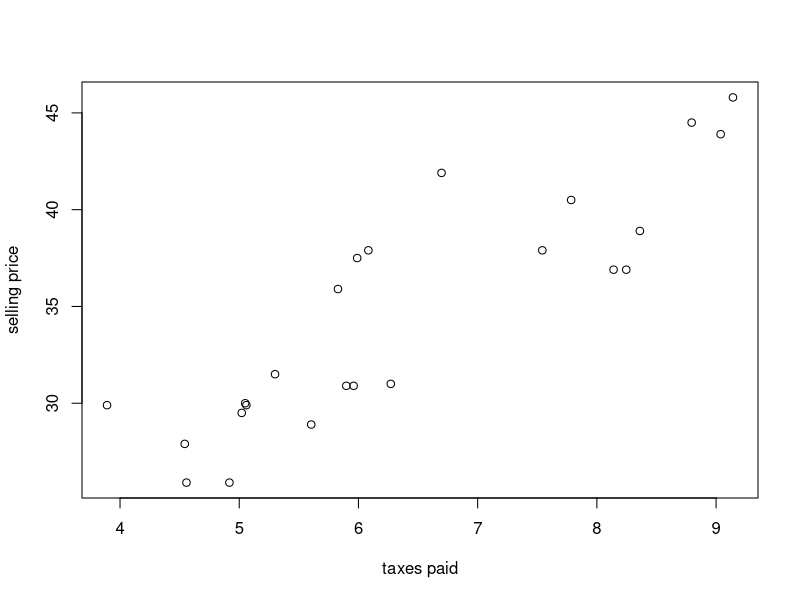
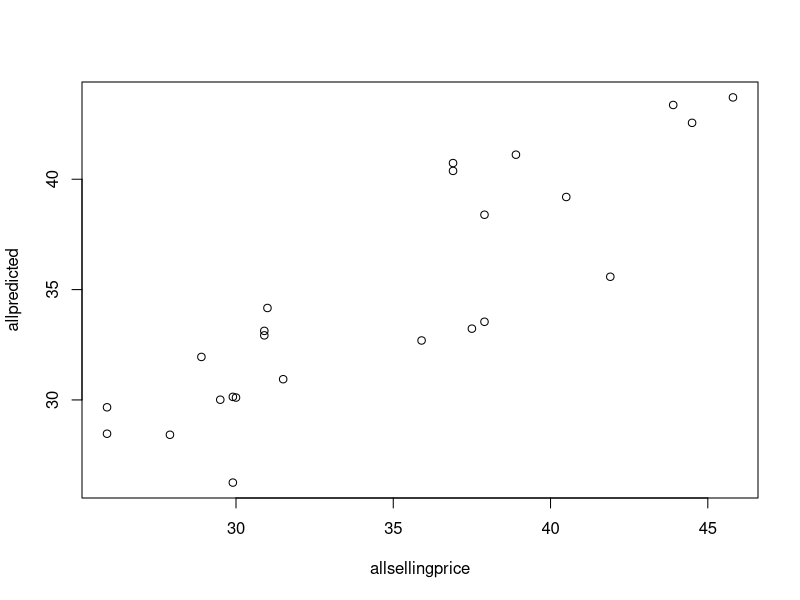

Reproduce these figures in R, in order.
## ---- chunk 1
# install.packages("readxl")
library(readxl)

houses_data <- read_excel("houses.xlsx", sheet = "Sheet1")

head(houses_data)
typeof(houses_data)
dim(houses_data)

## ---- chunk 2
houses_data <- data.frame(houses_data)
plot(c(houses_data[, 1], houses_data[, 3]) ~ c(houses_data[, 2], houses_data[, 4]), xlab = "taxes paid", ylab = "selling price")

slr.model1 <- lm(c(houses_data[, 1], houses_data[, 3]) ~ c(houses_data[, 2], houses_data[, 4]))
slr.model1
coef(slr.model1)
## ---- chunk 3
e <- slr.model1$residuals 
n <- length(e) 
est.variance <- sum(e^2)/(n-2)
print(est.variance)
## ---- chunk 4
#Plug x = 7.50 into the simple linear regression model.
sellingprice7.5 <- 13.321 + 3.324*7.5
sellingprice7.5
## ---- chunk 5
#First we must calculate the predicted value of y corresponding to x = 5.898.
sellingprice5.898 <- 13.321 + 3.324*5.898
sellingprice5.898

## ---- chunk 6
houses_data[, 2] == 5.898
houses_data[, 4] == 5.898
houses_data[7, 1]
#30.9 is the observed selling price of where the x is 5.898

#To find the residual of the corresponding point, observed value - predicted value, thus
residual5.898 <- 30.9 - sellingprice5.898
residual5.898
## ---- chunk 7
alltaxespaid <- c(houses_data[, 2], houses_data[, 4])
alltaxespaid
allsellingprice <- c(houses_data[, 1], houses_data[, 3])
allsellingprice
allpredicted <- 13.321 + 3.324*alltaxespaid
allpredicted

observe_vs_predict <- cbind(allsellingprice, allpredicted, alltaxespaid)
observe_vs_predict
## ---- chunk 8
plot(allpredicted ~ allsellingprice)
## ---- chunk 9
indicators_data <- read_excel("indicators.xlsx", sheet = "Sheet1")

head(indicators_data)
dim(indicators_data)
## ---- chunk 10
#  Y = Percentage change in average price from July 2006 to July 2007 (based on
# the S&P/Case-Shiller national housing index); and
#  x = Percentage of mortgage loans 30 days or more overdue in latest quarter
# (based on data from Equifax and Moody’s). 

slr.model2 <- lm(PriceChange ~ LoanPaymentsOverdue, data = indicators_data)
slr.model2


confint(slr.model2, level = 0.95)
## ---- chunk 11
data.for.prediction <- data.frame(LoanPaymentsOverdue = 4)
predict(slr.model2, data.for.prediction, interval = "confidence")
## ---- chunk 12
#degree of freedom = n - 2 = 30 - 2 = 28
# critical value from the table using df = 28 and confidence interval = 95%, critical value = 2.0481
# since we are interested in finding the 95 percent confidence interval for the start-up time, beta0, we look at the intercept estimate and intercept std. error.
# intercept estimate = 0.6417099
# intercept std. error = 0.1222707

# beta0 +- std. error*critical value
# intercept estimate +- intercept std. error*critical value

higher <- 0.6417099 + 0.1222707*2.0481
higher
lower <- 0.6417099 - 0.1222707*2.0481
lower
c(lower, higher)

## ---- chunk 13
(0.0112916 - 0.01) / 0.0008184
## ---- chunk 14
qt(1 - 0.025, 28)
## ---- chunk 15
expected130 <- 0.6417099 + 0.0112916*130
expected130
## ---- chunk 16
margin_of_error <- qt(1 - 0.025, 28) * sqrt(1 + (1/30))*0.3298
margin_of_error
high <- expected130 + margin_of_error
low <- expected130 - margin_of_error
c(low, high)
